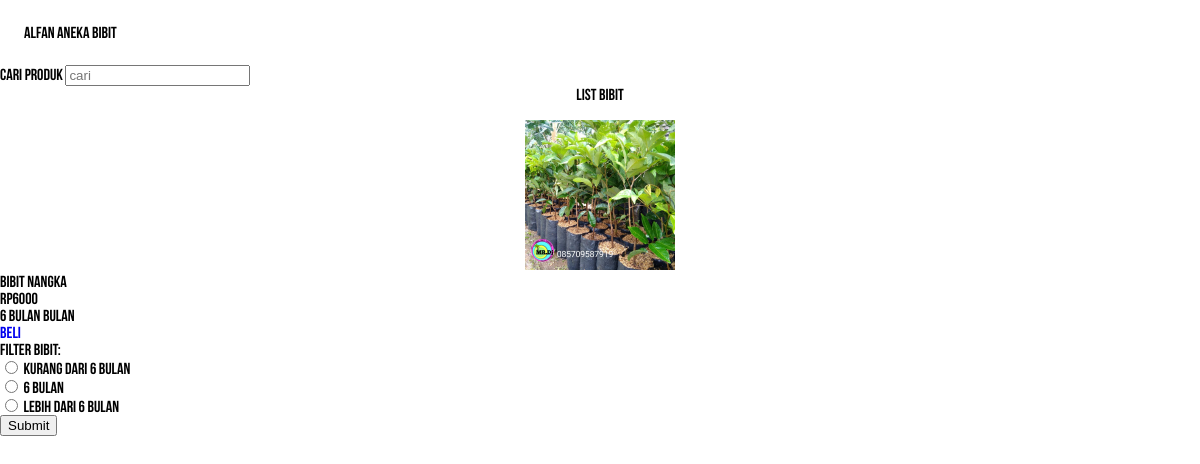
Page /list_bibit2.php?cari=Bibit Nangka on the committed database.
### tables this page shows
CREATE TABLE `barang` (
  `idbarang` int(11) NOT NULL,
  `nama_barang` varchar(45) DEFAULT NULL,
  `jenis_barang` varchar(45) DEFAULT NULL,
  `stok_barang` int(11) DEFAULT NULL,
  `umur` varchar(10) DEFAULT NULL,
  `foto_barang` varchar(100) DEFAULT NULL,
  `harga` varchar(30) NOT NULL,
  `harga_partai` int(11) NOT NULL,
  `deskripsi` text NOT NULL,
  `tgldibuat` timestamp NOT NULL DEFAULT current_timestamp()
);

### list_bibit2.php (the view, shortened to what this page needs)
<!DOCTYPE html>
<html lang="en">
<head>
    <link rel="stylesheet" type="text/css" href="style.css">
</head>
<body>
    <div class="header">
    <h1>Alfan Aneka Bibit</h1>
    </div>
<form method="get" action="">
    <label for="cari">Cari Produk</label>
    <input type="text" name="cari" placeholder="cari">
</form>
<div class="judul">
<center><h2> List Bibit </h2></center>
</div>
<br>
<?php
include "koneksi.php";
$query_mysqli = mysqli_query($koneksi,"SELECT * from barang");
if (isset($_GET['cari'])) {
   $query_mysqli = mysqli_query($koneksi, "SELECT * FROM barang WHERE nama_barang LIKE'%".$_GET['cari']."%'");
}
while ($data = mysqli_fetch_array($query_mysqli)){
    ?>
<div class="col-md-3">
<div class="list-produk">
<div class="card">
    <center>
    <img src="foto_brg/<?php echo $data['foto_barang']; ?>" width="150px"></center>
    <div class="card-body">
    <p><?php echo $data['nama_barang']; ?></p>
    <p>Rp<?php echo $data['harga']; ?></p>
    <p><?php echo $data['umur']; ?> Bulan</p>
    <a href="default.asp" target="_blank">Beli</a>
</div>
</div>
</div>
</div>
<?php } ?>
<form method="get" action="">
  <p>Filter Bibit:</p>
  <input type="radio"  name="umur" value="-1">
  <label > kurang dari 6 Bulan</label><br>
  <input type="radio"  name="umur" value="0">
  <label >6 Bulan</label><br>
  <input type="radio"  name="umur" value="1">
  <label >lebih dari 6 Bulan</label><br>
  <input type="submit" name="button" value="Submit"/>
</form>
</body>
</html>

### style.css (style rules this page uses)
html,body,div,span,applet,object,iframe,h1,h2,h3,h4,h5,h6,p,blockquote,pre,a,abbr,acronym,address,big,cite,code,del,dfn,em,img,ins,kbd,q,s,samp,small,strike,strong,sub,sup,tt,var,b,u,i,dl,dt,dd,ol,nav ul,nav li,fieldset,form,label,legend,table,caption,tbody,tfoot,thead,tr,th,td,article,aside,canvas,details,embed,figure,figcaption,footer,header,hgroup,menu,nav,output,ruby,section,summary,time,mark,audio,video { margin:0;padding:0;border:0;font-size:100%;font:inherit;vertical-align:baseline; }
a { text-decoration:none; }
img { max-width:100%; }
body { font-family: 'bebas_neueregular'; background:#ffffff; font-size: 100%; }
.header { padding: 2%; }

### rows in the picture
barang: foto_barang (picture), nama_barang "Bibit Nangka", harga "6000", umur "6 bulan"
